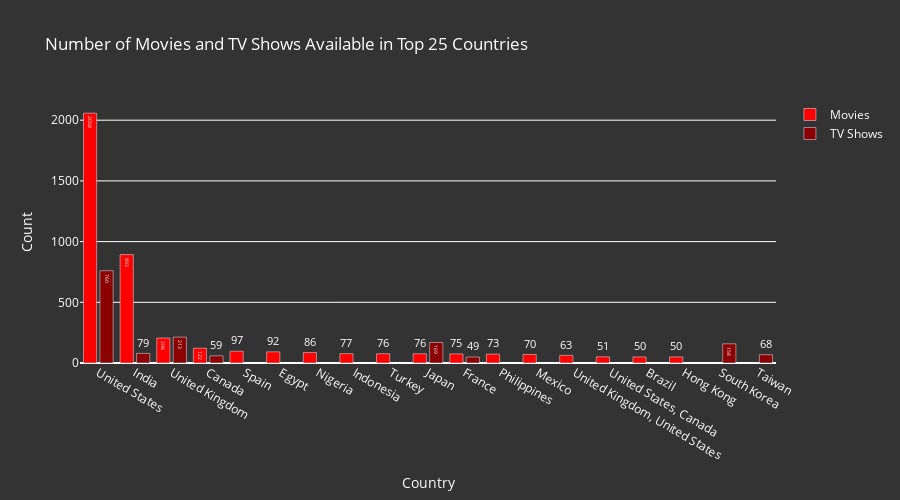

Notebook code cell kept with this figure:
### Code cell
# Figure 6

# Group the data by country and show type to get the count of movies and TV shows by country
country_data = netflix_data.groupby(
    ["country", "type"]).size().reset_index(name="count")

# Sort the data by count in descending order and get the top 20 countries
top_countries = country_data.sort_values(by="count", ascending=False).head(25)

# Create separate dataframes for movies and TV shows in top 20 countries
movies_data = top_countries[top_countries["type"] == "Movie"]
tv_shows_data = top_countries[top_countries["type"] == "TV Show"]

# Create the joint-bar graph using Plotly
fig6 = go.Figure()

fig6.add_trace(
    go.Bar(
        x=movies_data["country"],
        y=movies_data["count"],
        name="Movies",
        marker=dict(color="red"),
        text=movies_data["count"],
        textposition="auto"
    )
)

fig6.add_trace(
    go.Bar(
        x=tv_shows_data["country"],
        y=tv_shows_data["count"],
        name="TV Shows",
        marker=dict(color="darkred"),
        text=tv_shows_data["count"],
        textposition="auto"
    )
)

fig6.update_layout(
    title="Number of Movies and TV Shows Available in Top 25 Countries",
    xaxis=dict(title="Country"),
    yaxis=dict(title="Count"),
    barmode="group",
    bargap=0.1,
    bargroupgap=0.2,
    plot_bgcolor="#333",
    paper_bgcolor="#333",
    font=dict(color="white"),
    height=500
)

fig6.show()

### Figure 1 — Plotly figure (JSON) as saved in the notebook; plotly's stock layout.template omitted (floating-point values rounded to 4 significant figures)
{"data": [{"marker": {"color": "red"}, "name": "Movies", "text": [2058, 893, 206, 122, 97, 92, 86, 77, 76, 76, 75, 73, 70, 63, 51, 50, 50], "textposition": "auto", "type": "bar", "x": ["United States", "India", "United Kingdom", "Canada", "Spain", "Egypt", "Nigeria", "Indonesia", "Turkey", "Japan", "France", "Philippines", "Mexico", "United Kingdom, United States", "United States, Canada", "Brazil", "Hong Kong"], "y": [2058, 893, 206, 122, 97, 92, 86, 77, 76, 76, 75, 73, 70, 63, 51, 50, 50]}, {"marker": {"color": "darkred"}, "name": "TV Shows", "text": [760, 213, 169, 158, 79, 68, 59, 49], "textposition": "auto", "type": "bar", "x": ["United States", "United Kingdom", "Japan", "South Korea", "India", "Taiwan", "Canada", "France"], "y": [760, 213, 169, 158, 79, 68, 59, 49]}], "layout": {"bargap": 0.1, "bargroupgap": 0.2, "barmode": "group", "font": {"color": "white"}, "height": 500, "paper_bgcolor": "#333", "plot_bgcolor": "#333", "title": {"text": "Number of Movies and TV Shows Available in Top 25 Countries"}, "xaxis": {"title": {"text": "Country"}}, "yaxis": {"title": {"text": "Count"}}}}
